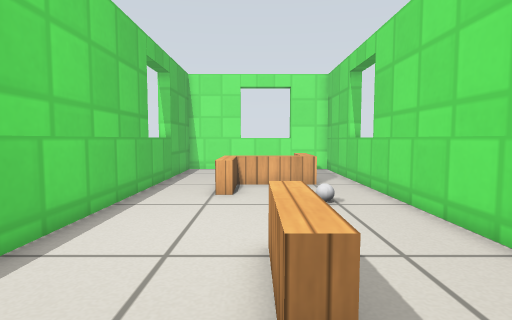
view 1 (above)

12 first-person views from a walk through a Gazebo world. The camera is 0.49 m above the floor, tilts 4° down and sees 80° across. The floor is counted in squares, 0.25 m on a side. Each view is taken from the middle of a square. On the plan, view 1 faces up. The plan holds only what a view shows up to about 17 squares ahead; the rest is blank. The robots in the file are not drawn. Simple patterns stand in for the simulator's built-in surfaces.

view 2
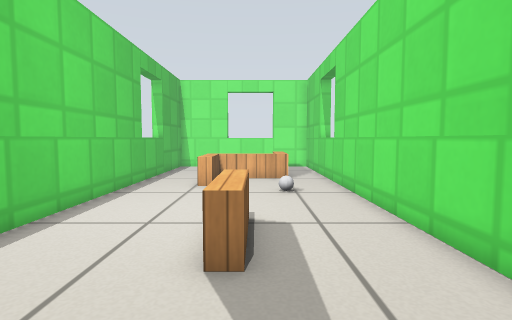

view 3
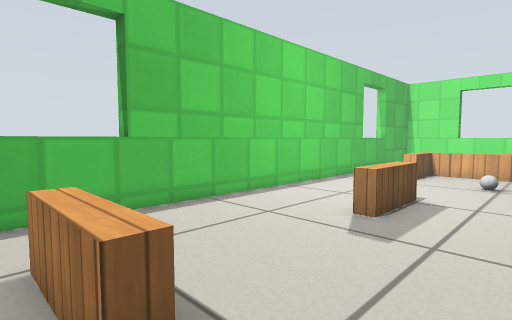

view 4
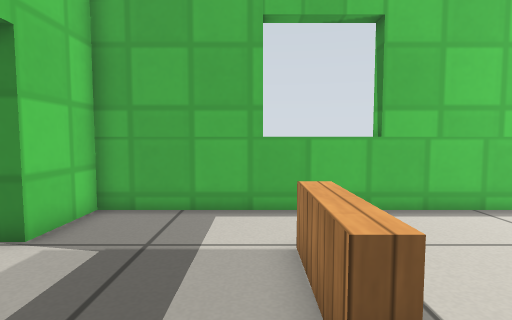

view 5
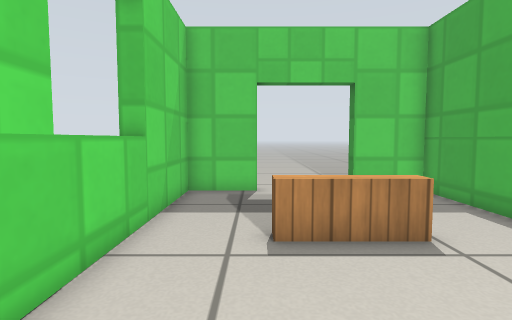

view 6
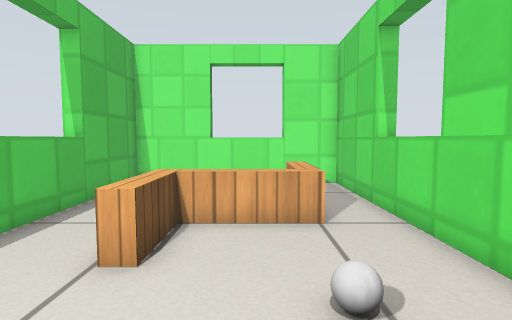

view 7
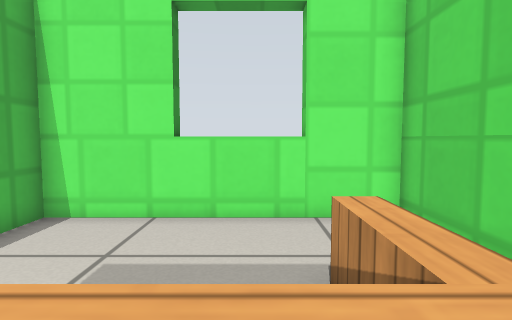

view 8
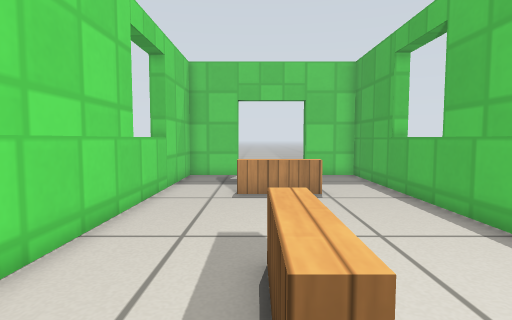

view 9
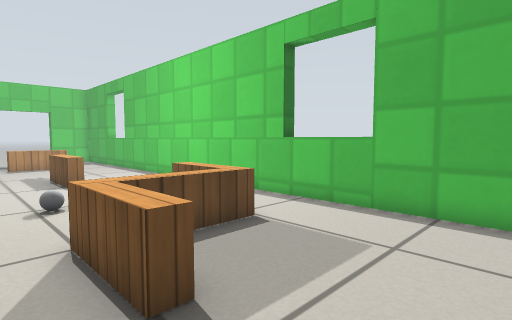

view 10
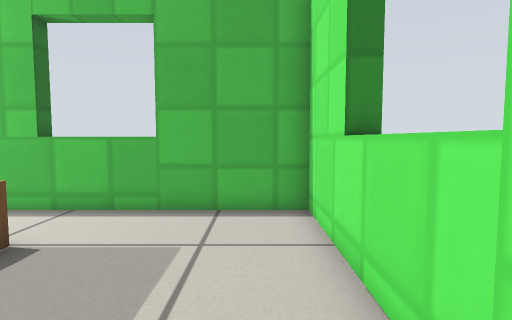

view 11
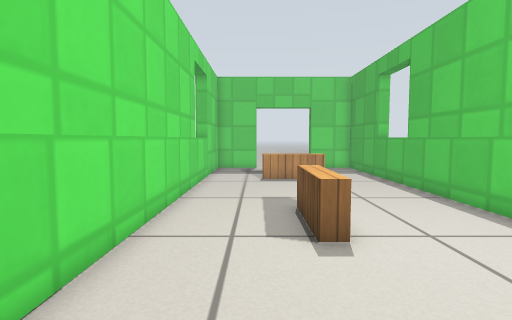

view 12
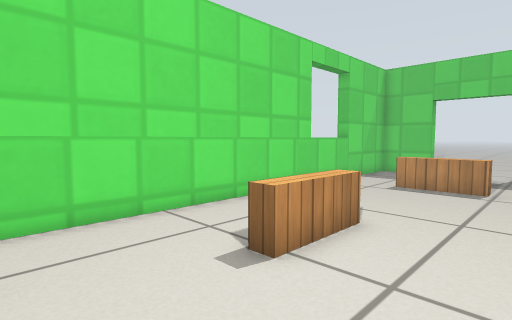

### Floor plan
Points are (right, up) in squares from view 1. A wall is a line through its corners. A room is listed if a view was taken in it or the views show most of it. See-through windows are left out.
Room 1 (views 1, 2, 3, 4, 5, 6, 7, 8, 9, 10, 11, 12)
walls: (-4.3, 19.4) (-4.3, -9.4) (4.5, -9.4) (4.5, 19.4) (-4.3, 19.4)
low walls: (0.2, 5.4) (0.8, 5.4) (0.8, 2.4) (0.2, 2.4) (0.2, 5.4); (-1.5, 13.5) (2, 13.5) (2, 15.9) (2.6, 15.9) (2.6, 12.9) (-0.8, 12.9) (-0.8, 10.5) (-1.5, 10.5); (-1.3, -3.7) (1.7, -3.7) (1.7, -4.3) (-1.3, -4.3) (-1.3, -3.7)
ways out: closed door at (0, -9)
objects: grey ball (2, 9)

Positions as (right, up) in squares from view 1, and headings:
1: (0, 0), facing up
2: (1, -2), facing up
3: (4, -5), facing up-left
4: (4, -5), facing left
5: (2, 2), facing down
6: (1, 6), facing up
7: (1, 12), facing up
8: (1, 7), facing down
9: (4, 19), facing down-left
10: (4, 18), facing left
11: (2, 11), facing down
12: (-3, 9), facing down-right
